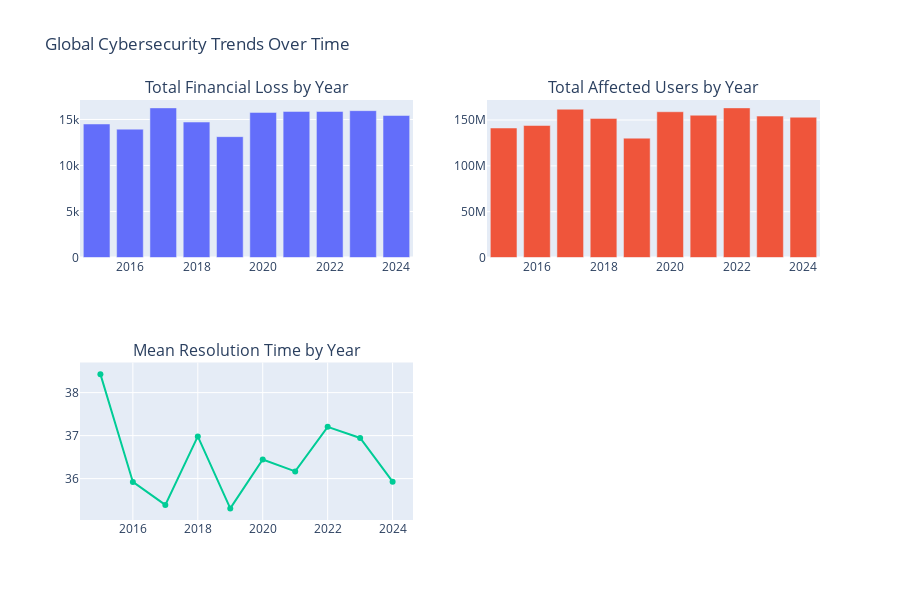

Write notebook code for a chart like this one.
### Code cell
# Cell 2: Load and inspect data, STatistics, Cleaning of Data
df = pd.read_csv("/Users/ravikantsaraf/Desktop/data Analysis Project/data/raw/cyber_threats.csv")
print("Data shape:", df.shape)
print("\nColumn names:")
print(df.columns.tolist())
print("\nData types:")
print(df.dtypes)
print("\nMissing values:")
print(df.isnull().sum())

print("Summary statistics:")
print(df.describe())

import sys
sys.path.append('/Users/ravikantsaraf/Desktop/data Analysis Project/src')


from data_cleaner import clean_cyber_data

cleaned_df = clean_cyber_data('/Users/ravikantsaraf/Desktop/data Analysis Project/data/raw/cyber_threats.csv', '/Users/ravikantsaraf/Desktop/data Analysis Project/data/processed/cyber_threats_cleaned.csv')



# Global trends over time
yearly_stats = cleaned_df.groupby('Year').agg({
    'Financial Loss (in Million $)': 'sum',
    'Number of Affected Users': 'sum',
    'Incident Resolution Time (in Hours)': 'mean'
}).reset_index()

fig = make_subplots(
    rows=2, cols=2,
    subplot_titles=('Total Financial Loss by Year', 'Total Affected Users by Year', 
                   'Mean Resolution Time by Year')
)

fig.add_trace(
    go.Bar(x=yearly_stats['Year'], y=yearly_stats['Financial Loss (in Million $)'], name="Financial Loss"),
    row=1, col=1
)

fig.add_trace(
    go.Bar(x=yearly_stats['Year'], y=yearly_stats['Number of Affected Users'], name="Affected Users"),
    row=1, col=2
)

fig.add_trace(
    go.Scatter(x=yearly_stats['Year'], y=yearly_stats['Incident Resolution Time (in Hours)'], 
               name="Resolution Time", mode='lines+markers'),
    row=2, col=1
)

fig.update_layout(height=600, showlegend=False, title_text="Global Cybersecurity Trends Over Time")
fig.show()

### Figure 1 — Plotly figure (JSON) as saved in the notebook; plotly's stock layout.template omitted (floating-point values rounded to 4 significant figures)
{"data": [{"name": "Financial Loss", "type": "bar", "x": [2015, 2016, 2017, 2018, 2019, 2020, 2021, 2022, 2023, 2024], "xaxis": "x", "y": [14510.0, 13950.0, 16260.0, 14720.0, 13130.0, 15770.0, 15870.0, 15870.0, 15960.0, 15430.0], "yaxis": "y"}, {"name": "Affected Users", "type": "bar", "x": [2015, 2016, 2017, 2018, 2019, 2020, 2021, 2022, 2023, 2024], "xaxis": "x2", "y": [141293170, 144034584, 161807880, 151774954, 130212928, 159036761, 155241999, 163263160, 154305656, 153081317], "yaxis": "y2"}, {"mode": "lines+markers", "name": "Resolution Time", "type": "scatter", "x": [2015, 2016, 2017, 2018, 2019, 2020, 2021, 2022, 2023, 2024], "xaxis": "x3", "y": [38.43, 35.92, 35.39, 36.98, 35.31, 36.44, 36.17, 37.2, 36.95, 35.93], "yaxis": "y3"}], "layout": {"annotations": [{"font": {"size": 16}, "showarrow": false, "text": "Total Financial Loss by Year", "x": 0.225, "xanchor": "center", "xref": "paper", "y": 1, "yanchor": "bottom", "yref": "paper"}, {"font": {"size": 16}, "showarrow": false, "text": "Total Affected Users by Year", "x": 0.775, "xanchor": "center", "xref": "paper", "y": 1, "yanchor": "bottom", "yref": "paper"}, {"font": {"size": 16}, "showarrow": false, "text": "Mean Resolution Time by Year", "x": 0.225, "xanchor": "center", "xref": "paper", "y": 0.375, "yanchor": "bottom", "yref": "paper"}], "height": 600, "showlegend": false, "title": {"text": "Global Cybersecurity Trends Over Time"}, "xaxis": {"anchor": "y", "domain": [0, 0.45]}, "xaxis2": {"anchor": "y2", "domain": [0.55, 1]}, "xaxis3": {"anchor": "y3", "domain": [0, 0.45]}, "xaxis4": {"anchor": "y4", "domain": [0.55, 1]}, "yaxis": {"anchor": "x", "domain": [0.625, 1]}, "yaxis2": {"anchor": "x2", "domain": [0.625, 1]}, "yaxis3": {"anchor": "x3", "domain": [0, 0.375]}, "yaxis4": {"anchor": "x4", "domain": [0, 0.375]}}}
